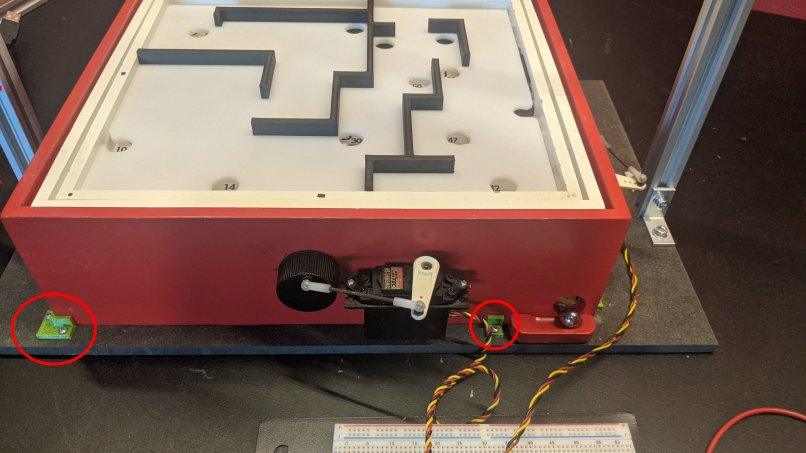
#> input picture MountingBrackets.jpg, 806 x 453 px
$ python -i WallDetector.py   (imports and definitions only)
#> lines starting #> are read from the running program, lines starting #| are printed output that depends on the picture
import cv2.ximgproc
import numpy as np
from matplotlib import pyplot as plt
from scipy import fftpack

def match_walls(bimg):

    fig, ax = plt.subplots()
    fft2 = fftpack.fft2(bimg)
    ax.imshow(np.log10(abs(fft2)))
    return

    im_w, im_h = bimg.shape[1], bimg.shape[0]
    pattern = np.ones((11, 9), np.uint8) * 255
    pattern[0, :] = 0
    pattern[-1, :] = 0
    pattern[:, 0] = 0
    pattern[:, -1] = 0
    w, h = pattern.shape[::-1]
    w2, h2 = w//2, h//2
    bimg = bimg.copy()
    bimg[bimg == 0] = 255
    bimg[bimg == 1] = 0
    res = np.zeros_like(bimg, np.float64)
    res[h2:im_h-h2, w2:im_w-w2] = cv2.matchTemplate(bimg, pattern, cv2.TM_CCOEFF_NORMED)

    pattern = pattern.T
    res[w2:im_h-w2, h2:im_w-h2] += cv2.matchTemplate(bimg, pattern, cv2.TM_CCOEFF_NORMED)
    res[res < 0.6] = 0
    ax.imshow(res)


def detect_walls(bimg):
    bimg = bimg.copy()
    bimg[bimg == 0] = 255
    bimg[bimg == 1] = 0
    skeleton = cv2.ximgproc.thinning(bimg)
    return skeleton

>>> import cv2
>>> picture = cv2.imread('../MountingBrackets.jpg')
#> picture is the input picture: shape (453, 806, 3); mean B, G, R 87, 97.8, 121.6
>>> result = match_walls(picture)
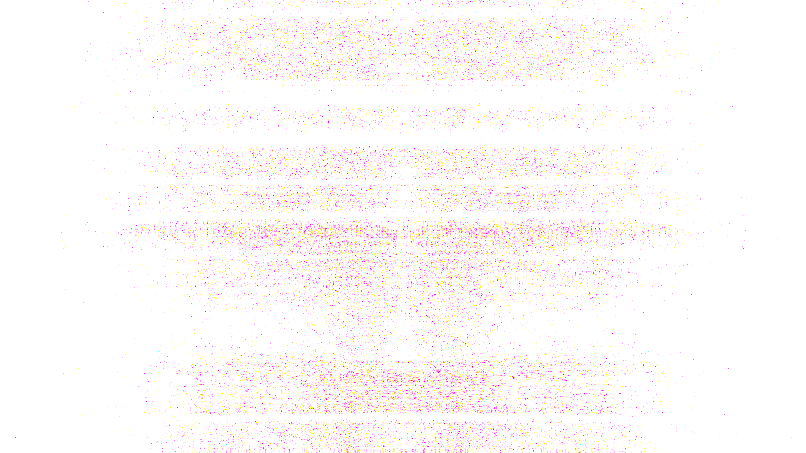
#> shown: shape (453, 806, 3) float64; mean R, G, B 1, 0.983, 0.983
